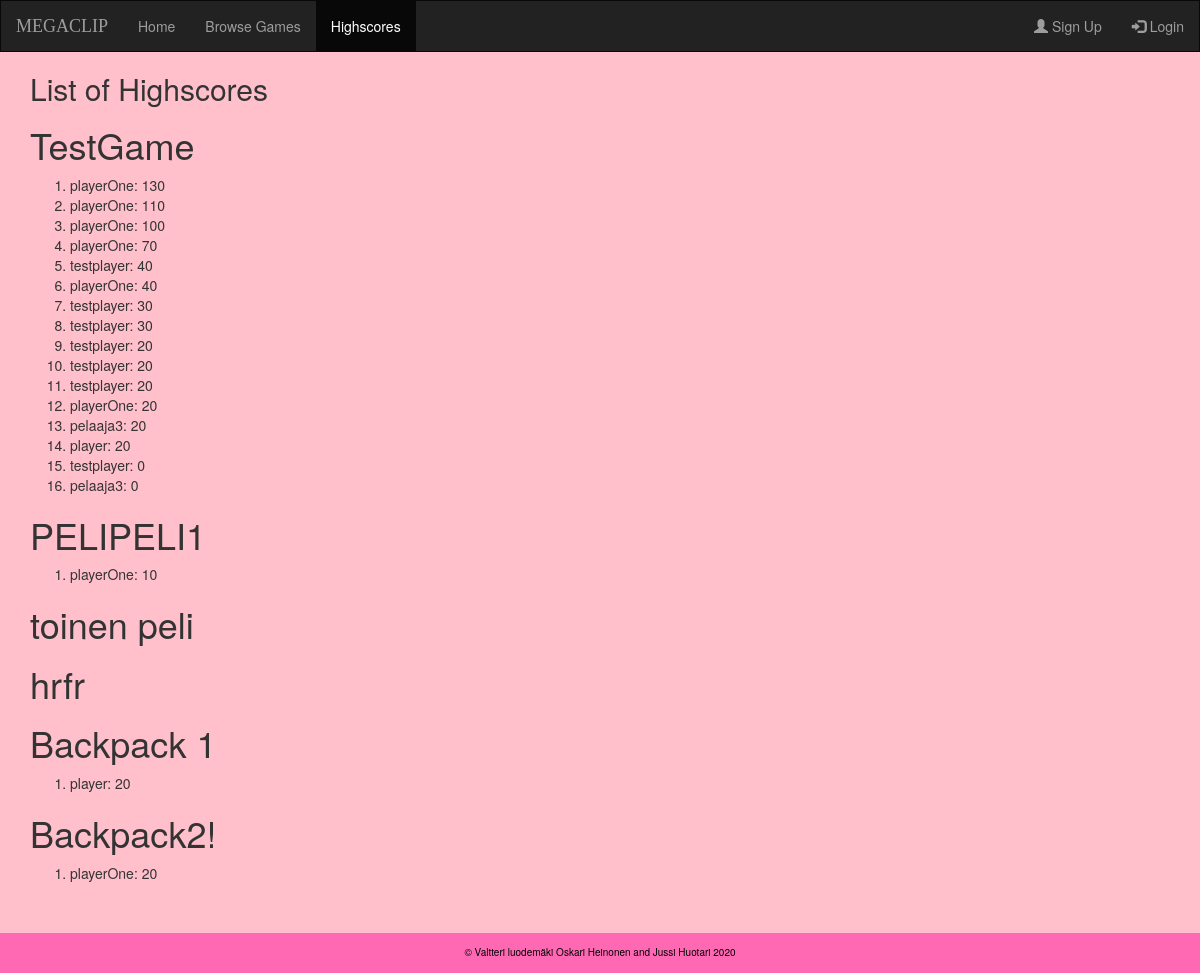
The app's page /highscores/, older data.
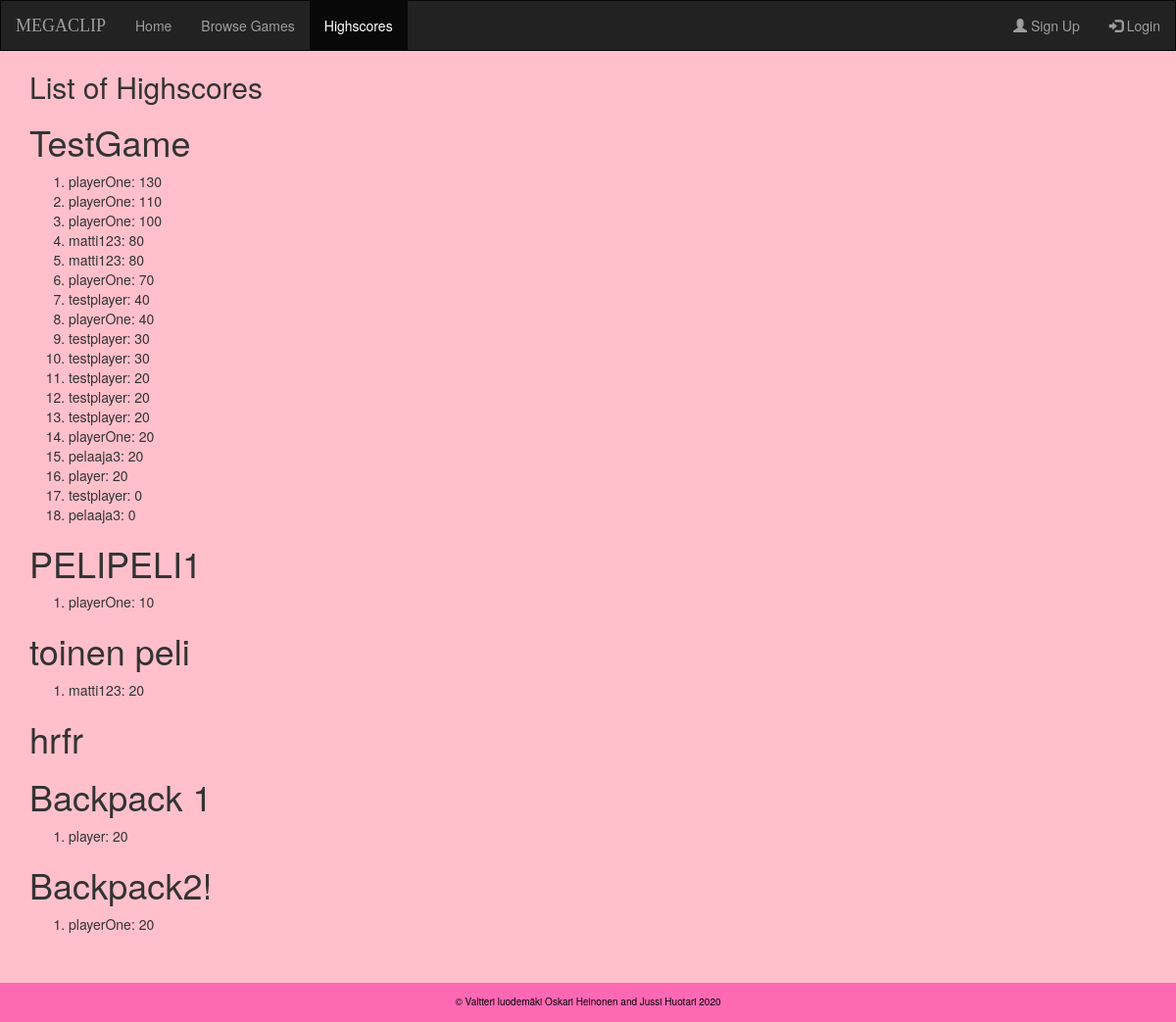
The same page, newer data.
### gamestore/models.py (models this page shows, shortened)
class Game(models.Model):
    name = models.CharField(max_length=255, primary_key=True, unique=True)
    url = models.URLField(max_length=255)
    price = models.DecimalField(max_digits=20, decimal_places=2)
    developer = models.ForeignKey('users.CustomUser', on_delete=models.CASCADE, null=True)

class Highscore(models.Model):
    id = models.AutoField(primary_key=True)
    game = models.ForeignKey(Game, on_delete=models.CASCADE)
    player = models.ForeignKey('users.CustomUser', on_delete=models.CASCADE)
    score = models.IntegerField()
    def __str__(self):
        return self.player.username + ": " + str(self.score)

### users/models.py (models this page shows, shortened)
class CustomUser(AbstractUser):
    usertype = models.CharField(max_length=10)
    games = models.ManyToManyField('gamestore.Game')
    test = models.CharField(max_length=10, choices=usertypes)

### gamestore/views.py (the view)
# urls.py: path('highscores/',HighscoreListView.as_view(),name='highscores' )
class HighscoreListView(ListView):
    model = Highscore
    template_name = 'gamestore/highscores.html'
    context_object_name = 'highscores'
    def get_context_data(self, **kwargs):
        context = super(HighscoreListView, self).get_context_data(**kwargs)
        context.update({
            'games': Game.objects.all(),
            'highscore_page' : 'active'
        })
        return context
    def get_queryset(self):
        return Highscore.objects.order_by('-score')

### gamestore/templates/gamestore/highscores.html (shortened to what this page needs)
{% extends 'base.html' %}
{% block content %}
  <h2>List of Highscores </h2>
  {% for game in games %}
    <h1>{{ game.name }}</h1>
    <ol>
      {% for score in highscores %}
        {% if score.game == game %}
          <li>
            {{ score }}
          </li>
        {% endif %}
      {% endfor %}
    </ol>
  {% endfor %}
{% endblock %}

Row changes from the older to the newer data that the page shows:
added Highscore: player+score "matti123: 80", shown under Game "TestGame"
added Highscore: player+score "matti123: 80", shown under Game "TestGame"
added Highscore: player+score "matti123: 20", shown under Game "toinen peli"
